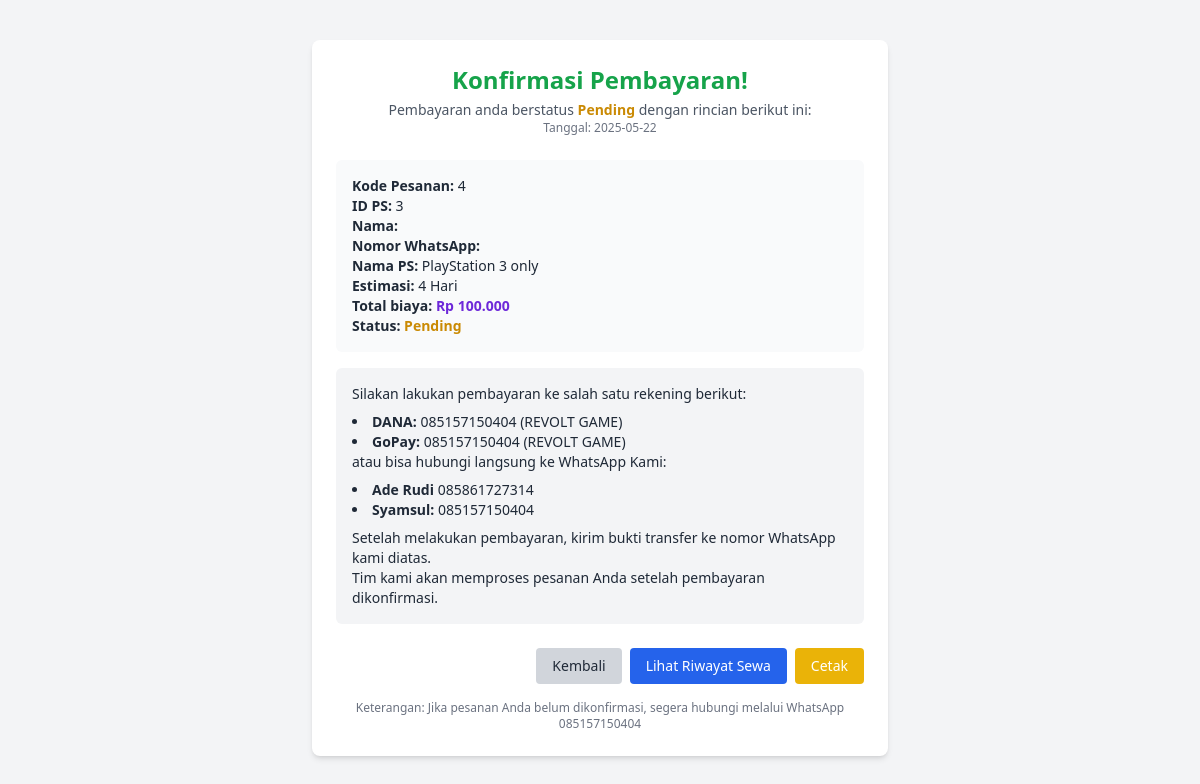
The app's page /booking/konfirmasi_booking.php?booking_id=4 (signed in) with its own data.
### tables this page shows
CREATE TABLE `rentals` (
  `rental_id` int(11) NOT NULL,
  `user_id` int(11) NOT NULL,
  `ps_id` int(11) NOT NULL,
  `tanggal_mulai` date NOT NULL,
  `durasi_sewa` int(11) NOT NULL,
  `tanggal_selesai` date NOT NULL,
  `total_biaya` decimal(10,2) NOT NULL,
  `status_pembayaran` enum('pending','Sukses','gagal','') NOT NULL,
  `status_penyewaan` enum('menunggu konfirmasi','diproses','disewakan','selesai','dibatalkan') NOT NULL,
  `metode_pembayaran` varchar(50) NOT NULL,
  `nama_kontak` varchar(100) NOT NULL,
  `nomor_kontak` varchar(20) NOT NULL,
  `tanggal_pemesanan` timestamp NOT NULL DEFAULT current_timestamp(),
  `created_at` timestamp NOT NULL DEFAULT current_timestamp() ON UPDATE current_timestamp(),
  `updated_at` timestamp NOT NULL DEFAULT current_timestamp() ON UPDATE current_timestamp()
);

CREATE TABLE `playstations` (
  `ps_id` int(11) NOT NULL,
  `tipe_ps` varchar(50) NOT NULL,
  `nama` varchar(100) NOT NULL,
  `deskripsi` text NOT NULL,
  `harga_sewa_per_hari` decimal(10,2) NOT NULL,
  `status_ketersediaan` enum('tersedia','tidak tersedia','','') NOT NULL DEFAULT 'tersedia',
  `gambar` varchar(255) NOT NULL,
  `created_at` timestamp NOT NULL DEFAULT current_timestamp() ON UPDATE current_timestamp(),
  `updated_at` timestamp NOT NULL DEFAULT current_timestamp() ON UPDATE current_timestamp(),
  `stok` int(11) NOT NULL
);

### booking/konfirmasi_booking.php (the view, shortened to what this page needs)
<?php
require_once '../includes/koneksi.php';
$booking_id = $_GET['rental_id'] ?? $_GET['booking_id'] ?? null;
$user_id = $_SESSION['user_id'] ?? null;
$admin_id = $_SESSION['admin_id'] ?? null;
$where_clause = 'WHERE r.rental_id = :booking_id';
$params = [':booking_id' => $booking_id];
if (!$admin_id && $user_id) {
    $where_clause .= ' AND r.user_id = :user_id';
    $params[':user_id'] = $user_id;
} elseif (!$admin_id && !$user_id) {
    header("Location: ../auth/login.php");
    exit();
}
$stmt = $pdo->prepare("SELECT r.rental_id, r.nama_kontak, r.nomor_kontak, r.durasi_sewa, r.total_biaya, r.status_pembayaran,
                            p.ps_id, p.nama AS nama_playstation, p.harga_sewa_per_hari AS harga_per_hari
                        FROM rentals r
                        JOIN playstations p ON r.ps_id = p.ps_id
                        $where_clause");
$stmt->execute($params);
$booking = $stmt->fetch(PDO::FETCH_ASSOC);
?>
<!DOCTYPE html>
<html lang="id">
<head>
    <script src="https://cdn.tailwindcss.com"></script>
</head>
<body class="bg-gray-100 text-gray-800">
    <div class="max-w-xl mx-auto mt-10 bg-white shadow-md rounded-lg p-6">
        <div class="text-center mb-6">
            <h1 class="text-2xl font-bold text-green-600">Konfirmasi Pembayaran!</h1>
            <p class="text-sm text-gray-600 mt-1">
                Pembayaran anda berstatus <strong class="<?php echo ($booking['status_pembayaran'] == 'Sukses') ? 'text-green-600' : 'text-yellow-600'; ?>"><?php echo htmlspecialchars(ucfirst($booking['status_pembayaran'])); ?></strong> dengan rincian berikut ini:
            </p>
            <p class="text-xs text-gray-500">Tanggal: <?php echo date('Y-m-d'); ?></p>
        </div>
        <div class="bg-gray-50 rounded-md p-4 mb-4 text-sm">
            <p><strong>Kode Pesanan:</strong> <?php echo htmlspecialchars($booking['rental_id']); ?></p>
            <p><strong>ID PS:</strong> <?php echo htmlspecialchars($booking['ps_id']); ?></p>
            <p><strong>Nama:</strong> <?php echo htmlspecialchars($booking['nama_kontak']); ?></p>
            <p><strong>Nomor WhatsApp:</strong> <?php echo htmlspecialchars($booking['nomor_kontak']); ?></p>
            <p><strong>Nama PS:</strong> <?php echo htmlspecialchars($booking['nama_playstation']); ?></p>
            <p><strong>Estimasi:</strong> <?php echo htmlspecialchars($booking['durasi_sewa']); ?> Hari</p>
            <p><strong>Total biaya:</strong> <span class="font-bold text-violet-700">Rp <?php echo number_format($booking['total_biaya'], 0, ',', '.'); ?></span></p>
            <p><strong>Status:</strong> <span class="<?php echo ($booking['status_pembayaran'] == 'Sukses') ? 'text-green-600 font-semibold' : 'text-yellow-600 font-semibold'; ?>"><?php echo htmlspecialchars(ucfirst($booking['status_pembayaran'])); ?></span></p>
        </div>
        <div class="bg-gray-100 p-4 rounded-md text-sm mb-4">
            <p>Silakan lakukan pembayaran ke salah satu rekening berikut:</p>
            <ul class="list-disc list-inside mt-2">
                <li><strong>DANA:</strong> 085157150404 (REVOLT GAME)</li>
                <li><strong>GoPay:</strong> 085157150404 (REVOLT GAME)</li>
            </ul>
            <p>atau bisa hubungi langsung ke WhatsApp Kami:</p>
            <ul class="list-disc list-inside mt-2">
                <li><strong>Ade Rudi</strong> 085861727314</li>
                <li><strong>Syamsul:</strong> 085157150404</li>
            </ul>
            <p class="mt-2">Setelah melakukan pembayaran, kirim bukti transfer ke nomor WhatsApp kami diatas.</p>
            <p>Tim kami akan memproses pesanan Anda setelah pembayaran dikonfirmasi.</p>
        </div>
        <div class="flex justify-end gap-2 mt-6">
            <?php if ($admin_id): ?>
                <form method="POST" class="inline-block">
                    <input type="hidden" name="konfirmasi_bayar" value="<?php echo htmlspecialchars($booking['rental_id']); ?>">
                    <button type="submit" class="bg-green-500 text-white px-4 py-2 rounded hover:bg-green-600 text-sm">Konfirmasi Pembayaran</button>
                </form>
                <button onclick="window.location.href = '../admin/laporan_transaksi.php';" class="bg-gray-300 text-gray-800 px-4 py-2 rounded hover:bg-gray-400 text-sm">Kembali</button>
            <?php else: ?>
                <button onclick="window.history.back()" class="bg-gray-300 text-gray-800 px-4 py-2 rounded hover:bg-gray-400 text-sm">Kembali</button>
                <form method="POST" action="../riwayat_sewa.php" class="inline">
                    <button type="submit" class="bg-blue-600 text-white px-4 py-2 rounded hover:bg-blue-700 text-sm">Lihat Riwayat Sewa</button>
                </form>
            <?php endif; ?>
            <button onclick="window.print()" class="bg-yellow-500 text-white px-4 py-2 rounded hover:bg-yellow-600 text-sm">Cetak</button>
        </div>
        <p class="text-xs text-center text-gray-500 mt-4">
            Keterangan: Jika pesanan Anda belum dikonfirmasi, segera hubungi melalui WhatsApp 085157150404
        </p>
    </div>
</body>
</html>

### records on screen
rentals: status_pembayaran "Pending", rental_id "4", ps.ps_id "3", ps.nama "PlayStation 3 only", durasi_sewa "4", total_biaya "100.000"
